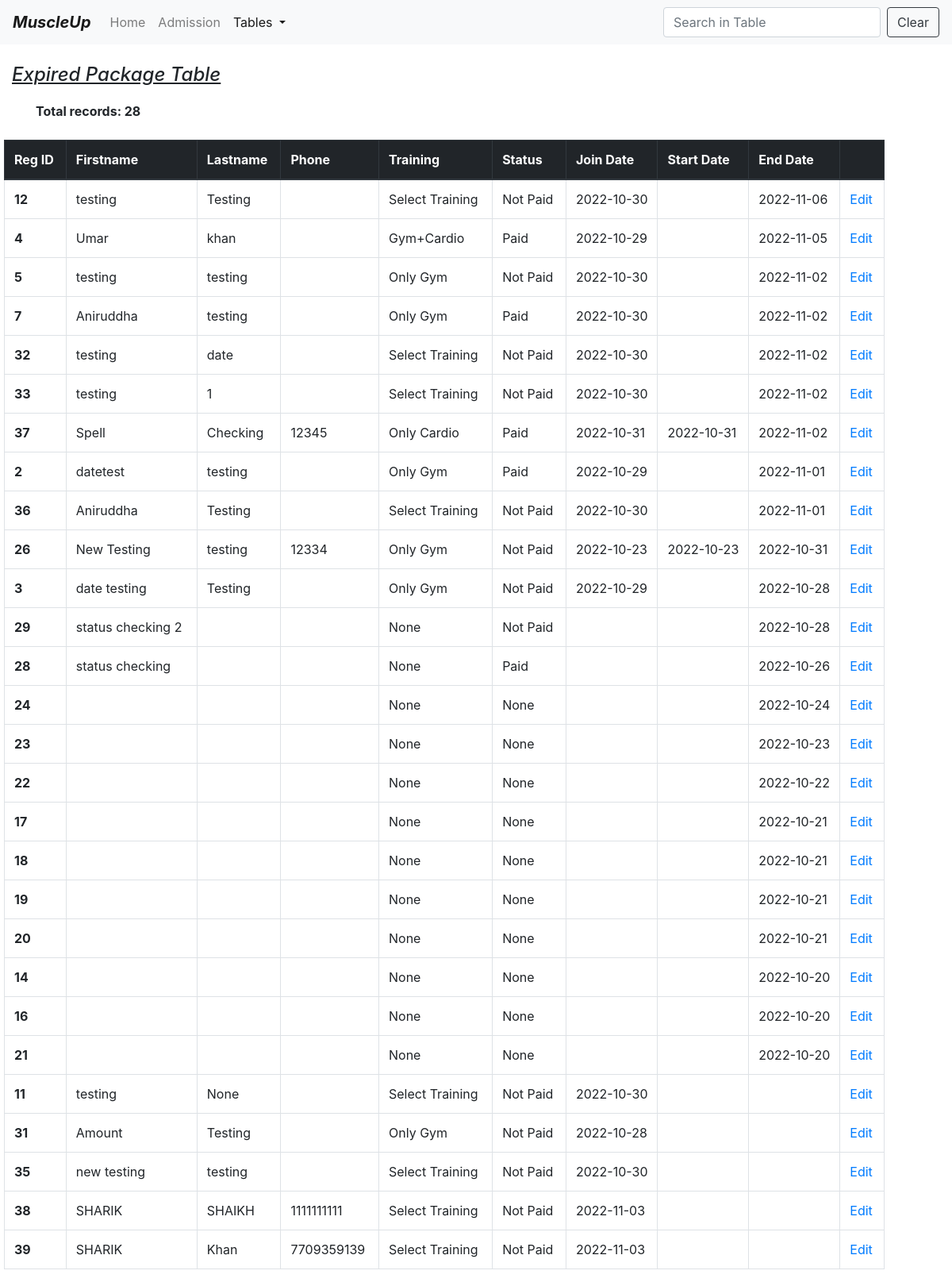
The app's page /expiryTable (signed in), older data.
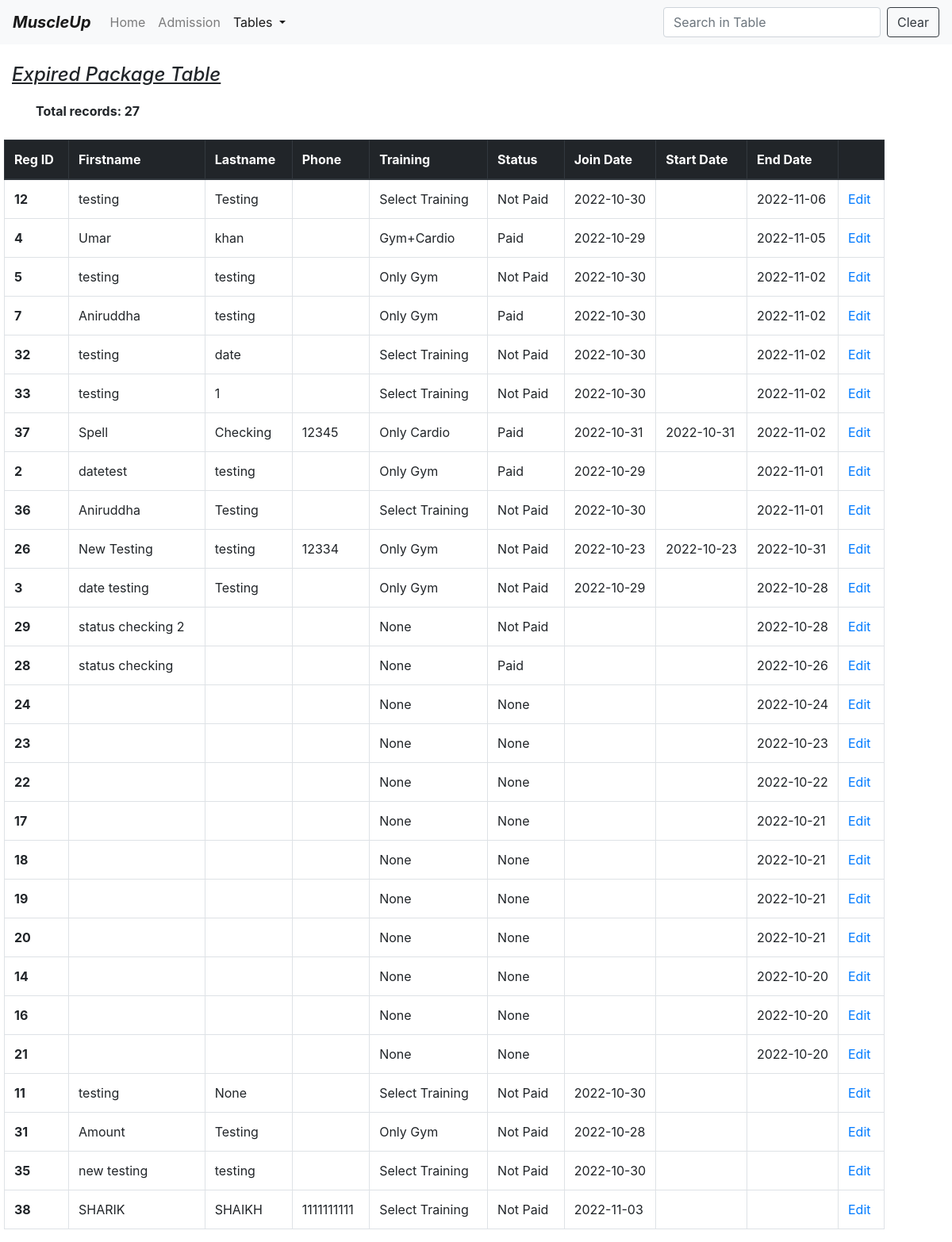
The same page, newer data.
### model.py (models this page shows)
class Members(db.Model):
    id = db.Column(db.Integer, primary_key=True)
    firstname = db.Column(db.String(30))
    lastname = db.Column(db.String(30))
    phoneno = db.Column(db.Integer)
    email = db.Column(db.String(30))
    joindate = db.Column(db.String(11))
    startdate = db.Column(db.String(11))
    enddate = db.Column(db.String(11))
    address = db.Column(db.String(100))
    status = db.Column(db.String(10))
    training = db.Column(db.String(10))
    amount = db.Column(db.Integer)

### app.py (the view)
@app.route("/expiryTable")
def expiry_table():
    try:
        if "username" not in session:
            flash("Please log in first")
            return render_template("login.html")
        today = datetime.datetime.now().date()
        expire = today + datetime.timedelta(days=2)
        total_rows = Members.query.filter(Members.enddate <= expire).count()
        member = Members.query.filter(Members.enddate <= expire).order_by(Members.enddate.desc()).all()
        return render_template('expiryTable.html', member=member, total_rows=total_rows)
    except:
        return make_response("Something went wrong. Call Developer!")

### templates/expiryTable.html (shortened to what this page needs)
<!DOCTYPE html>
<html lang="en">
<head>
    <link href="https://cdn.jsdelivr.net/npm/bootstrap@4.0.0/dist/css/bootstrap.min.css"
 rel="stylesheet">
</head>
<body>
<nav class="navbar navbar-expand-lg navbar-light bg-light">
    <a class="navbar-brand" href="/home"><b><i>MuscleUp</i></b></a>
    <div class="collapse navbar-collapse" id="navbarSupportedContent">
        <ul class="navbar-nav mr-auto">
            <li class="nav-item ">
                <a class="nav-link" href="/home">Home <span class="sr-only">(current)</span></a>
            </li>
            <li class="nav-item">
                <a class="nav-link" href="/form">Admission</a>
            </li>
            <li class="nav-item dropdown active">
                <a aria-expanded="false" aria-haspopup="true" class="nav-link dropdown-toggle" data-toggle="dropdown"
                   href="#"
                   id="navbarDropdown" role="button">
                    Tables
                </a>
            </li>
        </ul>
        <form class="form-inline my-2 my-lg-0">
            <input aria-label="Search" class="form-control mr-sm-2" id="myInput" onkeyup="myFunction()" placeholder="Search in Table"
                   type="search">
            <button class="btn btn-outline-dark my-2 my-sm-0" onclick="document.getElementById('myInput').value = ''">Clear</button>
        </form>
    </div>
</nav>
<br>
<div class="container" >
     <div class="row">
        <div class="col" style="margin-left:-30px">
            <h4><u><i>Expired Package Table</i></u><br></h4>
        </div>
        <br><br>
    </div>
    <div class="row">
        <div class="col">
            <label><strong>Total records: {{total_rows}}</strong></label>
        </div>
        <br><br>
    </div>
    <div class="row">
        <div class="col md-12" style="margin-left:-40px">
            <table class="table table-bordered table-hover " id="myTable">
        <thead class="thead-dark">
        <tr>
            <th scope="col">Reg ID</th>
            <th scope="col">Firstname</th>
            <th scope="col">Lastname</th>
            <th scope="col">Phone</th>
            <th scope="col">Training</th>
            <th scope="col">Status</th>
            <th scope="col" style="width:110px">Join Date</th>
            <th scope="col" style="width:110px">Start Date</th>
            <th scope="col" style="width:110px">End Date</th>
            <th scope="col"></th>
        </tr>
        </thead>
        <tbody>
        {% for i in member %}
        <tr>
            <th scope="row">{{i.id}}</th>
            <td>{{i.firstname}}</td>
            <td>{{i.lastname}}</td>
            <td>{{i.phoneno}}</td>
            <td>{{i.training}}</td>
            <td>{{i.status}}</td>
            <td style="white-space:nowrap">{{i.joindate}}</td>
            <td style="white-space:nowrap">{{i.startdate}}</td>
            <td style="white-space:nowrap">{{i.enddate}}</td>
            <td><a href="/editExpiry/{{i.id}}">Edit</a></td>
        </tr>
        {% endfor %}
        </tbody>
    </table>
        </div>
    </div>
</div>
</body>
</html>

Row changes from the older to the newer data that the page shows:
no longer on this page (row edited): Members: id "39", firstname "SHARIK", lastname "Khan", phoneno "7709359139", training "Select Training", status "Not Paid", joindate "2022-11-03"
Text that changed along with them:
{{ total_rows }}: "28" → "27"
